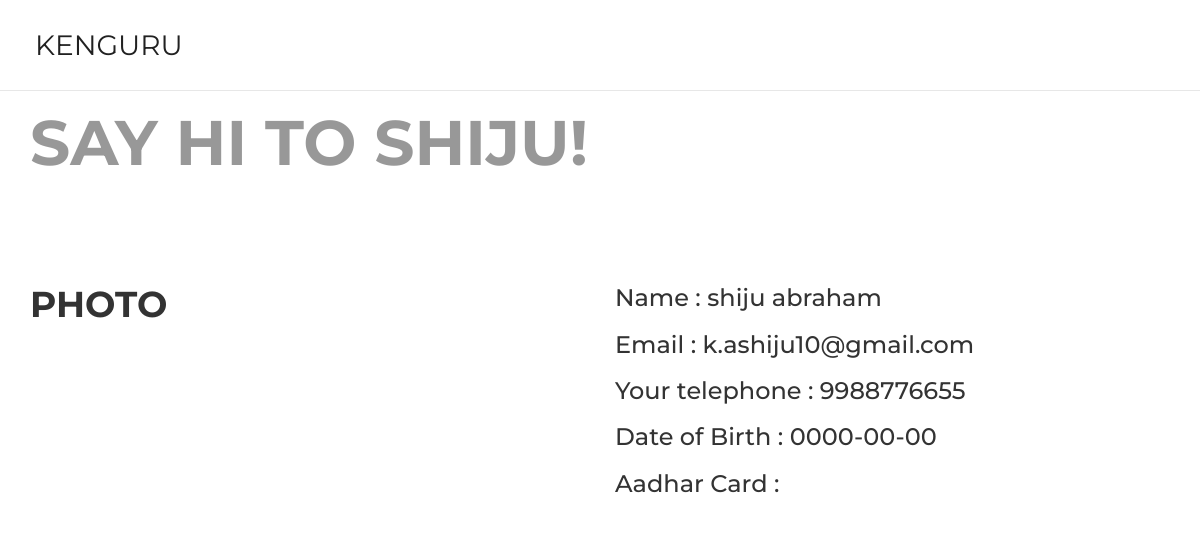
Screenshot of /profileshow.php?cid=34 with the database file from the repository.
### tables this page shows
CREATE TABLE `customer` (
  `customer_pass` int(20) NOT NULL,
  `first_name` varchar(30) NOT NULL,
  `last_name` varchar(30) NOT NULL,
  `email` varchar(40) NOT NULL,
  `phone_number` bigint(12) NOT NULL,
  `dob` date NOT NULL,
  `display_picture` varchar(650) NOT NULL,
  `address2_id` int(10) NOT NULL,
  `customer_id` varchar(10) NOT NULL,
  `aadhar_card` varchar(30) NOT NULL
);

### profileshow.php (the view, shortened to what this page needs)
<!DOCTYPE html>
<html lang="en">
  <head>
	<link rel="stylesheet" href="https://maxcdn.bootstrapcdn.com/font-awesome/4.7.0/css/font-awesome.min.css">
	<link rel="stylesheet" href="https://maxcdn.bootstrapcdn.com/bootstrap/3.3.7/css/bootstrap.min.css">
	<link rel="stylesheet" type="text/css" href="Ken-userDash.css">
	<link rel="stylesheet" href="https://cdnjs.cloudflare.com/ajax/libs/animate.css/3.5.2/animate.min.css">
  </head>
<body>
<div id="myNavbar" class="navbar navbar-default navbar-fixed-top" role="navigation" >
		<div class="navbar-header">
			<a href="index.php" class="navbar-brand" id="navTitle">KENGURU</a>
		</div>
		<div class="collapse navbar-collapse" id="bs-example-navbar-collapse-1">
		    </div>
</div>
<div class="jumbotron" id="jumbotron">
	<div class="container">
<?php
					if(isset($_GET['cid'])){
					  $std=$_GET['cid'];
					  include 'dbh.php';
					    $sql="SELECT * from customer where customer_id = '$std'";
					    $result= mysqli_query($conn ,$sql)or die(mysqli_error($conn));
					    if($row=mysqli_fetch_assoc($result)){
					      	echo "<h1>Say hi to ".$row['first_name']."!</h1>";
							}
					}
?>
  	</div>
</div>
 <div id="sstabnav" class="sstabnav">
<div class="container">
	<div class="row">
  					<div class="col-md-6">
  						<h1>Photo</h1>
  					</div>
 					<div class="col-md-6">
<?php
					if(isset($_GET['cid'])){
					  $std=$_GET['cid'];
					  include 'dbh.php';
					    $sql="SELECT * from customer where customer_id = '$std'";
					    $result= mysqli_query($conn ,$sql)or die(mysqli_error($conn));
					    if($row=mysqli_fetch_assoc($result)){
					      	echo "	<h3>Name : ".$row['first_name']." ".$row['last_name']."</h3>
 									<h3>Email : ".$row['email']."</h3>
 									<h3>Your telephone : ".$row['phone_number']."</h3>";
	 							if (is_null($row['dob'])) {
	 								echo "<h3>Date of Birth : <i>Null</i></h3>";
	 							}
	 							else{
	 								echo "<h3>Date of Birth : ".$row['dob']."</h3>";
	 							}
	 							if (is_null($row['aadhar_card'])) {
	 								echo "<h3>Aadhar Card : <i>Null</i></h3>";
	 							}
	 							else{
	 								echo "<h3>Aadhar Card : ".$row['aadhar_card']."</h3>";
	 							}
							}
					}
?>
 					</div>
</div>
</div>
  </body>
</html>

### Ken-userDash.css (style rules this page uses)
* { padding: 0; margin: 0; }
body { overflow-x: hidden; font-family: Montserrat; text-rendering: optimizeLegibility !important; -webkit-font-smoothing: antialiased !important; background: url(images/dash.jpg) no-repeat; }
a { text-decoration: none; transition: all 500ms ease-in-out; }
h1, h2, h4 { font-family: Montserrat; text-transform: uppercase; font-weight: 700; }
.navbar { background-color: #ffffff !important; padding: 20px; }
.navbar a { color: #212121 !important; }
.navbar #navTitle { font-size: 2em; }
.jumbotron { margin-top: 40px; background-color: white; opacity:0.5; }

### rows the page displays
customer: first_name "SHIJU", first_name "shiju", last_name "abraham", email "k.ashiju10@gmail.com", phone_number "9988776655", dob "0000-00-00"
